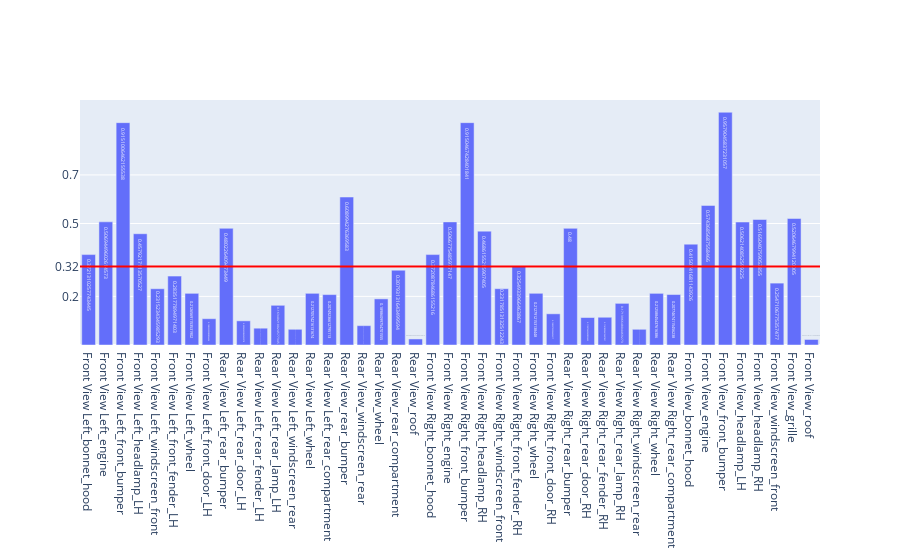

The notebook cell saved with this chart:
### Code cell
fig = go.Figure()
fig.add_trace(go.Bar(
    x=MultilearnKfoldBalanceDf["model"], y=MultilearnKfoldBalanceDf["dmg_ratio"],
    text = MultilearnKfoldBalanceDf["dmg_ratio"],

    
))
avgVal = MultilearnKfoldBalanceDf["dmg_ratio"].mean()
fig.add_hline(y=avgVal, line_width=2, line_color="red")
    # print(avgVal)
fig.update_layout(
    yaxis = dict(
        tickmode = 'array',
        tickvals = [np.format_float_positional(avgVal, 2), 0.2, 0.5, 0.7],
    )
)
fig

### Figure 1 — Plotly figure (JSON) as saved in the notebook; plotly's stock layout.template omitted (floating-point values rounded to 4 significant figures)
{"data": [{"text": [0.3721, 0.5069, 0.9151, 0.4579, 0.2315, 0.2835, 0.2127, 0.1082, 0.4802, 0.09943, 0.06919, 0.1634, 0.06465, 0.2127, 0.2075, 0.609, 0.07964, 0.1899, 0.3079, 0.02486, 0.3721, 0.5067, 0.915, 0.4686, 0.2318, 0.3255, 0.2128, 0.1284, 0.48, 0.1131, 0.1142, 0.1714, 0.06466, 0.2126, 0.2077, 0.4151, 0.5744, 0.9579, 0.5062, 0.5165, 0.2547, 0.5206, 0.02272], "type": "bar", "x": ["Front View Left_bonnet_hood", "Front View Left_engine", "Front View Left_front_bumper", "Front View Left_headlamp_LH", "Front View Left_windscreen_front", "Front View Left_front_fender_LH", "Front View Left_wheel", "Front View Left_front_door_LH", "Rear View Left_rear_bumper", "Rear View Left_rear_door_LH", "Rear View Left_rear_fender_LH", "Rear View Left_rear_lamp_LH", "Rear View Left_windscreen_rear", "Rear View Left_wheel", "Rear View Left_rear_compartment", "Rear View_rear_bumper", "Rear View_windscreen_rear", "Rear View_wheel", "Rear View_rear_compartment", "Rear View_roof", "Front View Right_bonnet_hood", "Front View Right_engine", "Front View Right_front_bumper", "Front View Right_headlamp_RH", "Front View Right_windscreen_front", "Front View Right_front_fender_RH", "Front View Right_wheel", "Front View Right_front_door_RH", "Rear View Right_rear_bumper", "Rear View Right_rear_door_RH", "Rear View Right_rear_fender_RH", "Rear View Right_rear_lamp_RH", "Rear View Right_windscreen_rear", "Rear View Right_wheel", "Rear View Right_rear_compartment", "Front View_bonnet_hood", "Front View_engine", "Front View_front_bumper", "Front View_headlamp_LH", "Front View_headlamp_RH", "Front View_windscreen_front", "Front View_grille", "Front View_roof"], "y": [0.3721, 0.5069, 0.9151, 0.4579, 0.2315, 0.2835, 0.2127, 0.1082, 0.4802, 0.09943, 0.06919, 0.1634, 0.06465, 0.2127, 0.2075, 0.609, 0.07964, 0.1899, 0.3079, 0.02486, 0.3721, 0.5067, 0.915, 0.4686, 0.2318, 0.3255, 0.2128, 0.1284, 0.48, 0.1131, 0.1142, 0.1714, 0.06466, 0.2126, 0.2077, 0.4151, 0.5744, 0.9579, 0.5062, 0.5165, 0.2547, 0.5206, 0.02272]}], "layout": {"shapes": [{"line": {"color": "red", "width": 2}, "type": "line", "x0": 0, "x1": 1, "xref": "x domain", "y0": 0.323, "y1": 0.323, "yref": "y"}], "yaxis": {"tickmode": "array", "tickvals": ["0.32", 0.2, 0.5, 0.7]}}}
